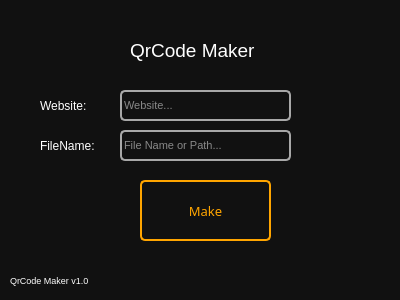
<?xml version="1.0" encoding="UTF-8"?>
<ui version="4.0">
 <class>Form</class>
 <widget class="QWidget" name="Form">
  <property name="geometry">
   <rect>
    <x>0</x>
    <y>0</y>
    <width>400</width>
    <height>300</height>
   </rect>
  </property>
  <property name="windowTitle">
   <string>Form</string>
  </property>
  <property name="styleSheet">
   <string notr="true">QWidget {
	background-color: #111;
}</string>
  </property>
  <widget class="QLabel" name="label_b">
   <property name="geometry">
    <rect>
     <x>130</x>
     <y>20</y>
     <width>151</width>
     <height>61</height>
    </rect>
   </property>
   <property name="font">
    <font>
     <pointsize>14</pointsize>
    </font>
   </property>
   <property name="styleSheet">
    <string notr="true">QLabel {
	color: #fff;
}</string>
   </property>
   <property name="text">
    <string>QrCode Maker</string>
   </property>
  </widget>
  <widget class="QLineEdit" name="link_inp">
   <property name="geometry">
    <rect>
     <x>120</x>
     <y>90</y>
     <width>171</width>
     <height>31</height>
    </rect>
   </property>
   <property name="font">
    <font>
     <family>MS Sans Serif</family>
     <pointsize>8</pointsize>
    </font>
   </property>
   <property name="styleSheet">
    <string notr="true">QLineEdit {
	color: #fff;
	border: 2px solid rgb(168, 168, 168);
	border-radius: 5px;
}
QLineEdit:hover {
	border-color: #fff;
}</string>
   </property>
   <property name="placeholderText">
    <string>Website...</string>
   </property>
   <property name="clearButtonEnabled">
    <bool>true</bool>
   </property>
  </widget>
  <widget class="QLabel" name="label">
   <property name="geometry">
    <rect>
     <x>40</x>
     <y>95</y>
     <width>71</width>
     <height>21</height>
    </rect>
   </property>
   <property name="font">
    <font>
     <family>MS Sans Serif</family>
     <pointsize>9</pointsize>
    </font>
   </property>
   <property name="styleSheet">
    <string notr="true">QLabel {
	color: #fff;
}</string>
   </property>
   <property name="text">
    <string>Website:</string>
   </property>
  </widget>
  <widget class="QPushButton" name="make_btn">
   <property name="geometry">
    <rect>
     <x>140</x>
     <y>180</y>
     <width>131</width>
     <height>61</height>
    </rect>
   </property>
   <property name="font">
    <font>
     <family>MS Reference Sans Serif</family>
     <pointsize>10</pointsize>
    </font>
   </property>
   <property name="cursor">
    <cursorShape>PointingHandCursor</cursorShape>
   </property>
   <property name="styleSheet">
    <string notr="true">QPushButton {
	color: orange;
	border: 2px solid orange;
	border-radius: 5px;
}

QPushButton:hover {
	color: #000;
	background-color: orange;
}</string>
   </property>
   <property name="text">
    <string>Make</string>
   </property>
  </widget>
  <widget class="QLabel" name="label_2">
   <property name="geometry">
    <rect>
     <x>10</x>
     <y>270</y>
     <width>121</width>
     <height>20</height>
    </rect>
   </property>
   <property name="font">
    <font>
     <family>MS Sans Serif</family>
     <pointsize>7</pointsize>
    </font>
   </property>
   <property name="styleSheet">
    <string notr="true">QLabel {
	color: #fff;
}</string>
   </property>
   <property name="text">
    <string>QrCode Maker v1.0</string>
   </property>
  </widget>
  <widget class="QLineEdit" name="file_path">
   <property name="geometry">
    <rect>
     <x>120</x>
     <y>130</y>
     <width>171</width>
     <height>31</height>
    </rect>
   </property>
   <property name="font">
    <font>
     <family>MS Sans Serif</family>
     <pointsize>8</pointsize>
    </font>
   </property>
   <property name="styleSheet">
    <string notr="true">QLineEdit {
	color: #fff;
	border: 2px solid rgb(168, 168, 168);
	border-radius: 5px;
}
QLineEdit:hover {
	border-color: #fff;
}</string>
   </property>
   <property name="placeholderText">
    <string>File Name or Path...</string>
   </property>
   <property name="clearButtonEnabled">
    <bool>true</bool>
   </property>
  </widget>
  <widget class="QLabel" name="label_3">
   <property name="geometry">
    <rect>
     <x>40</x>
     <y>130</y>
     <width>71</width>
     <height>31</height>
    </rect>
   </property>
   <property name="font">
    <font>
     <family>MS Sans Serif</family>
     <pointsize>9</pointsize>
    </font>
   </property>
   <property name="styleSheet">
    <string notr="true">QLabel {
	color: #fff;
}</string>
   </property>
   <property name="text">
    <string>FileName:</string>
   </property>
  </widget>
 </widget>
 <resources/>
 <connections/>
</ui>
